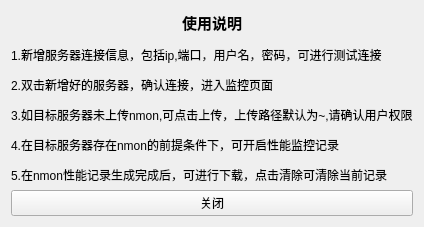
<?xml version="1.0" encoding="UTF-8"?>
<ui version="4.0">
 <class>Form</class>
 <widget class="QWidget" name="Form">
  <property name="geometry">
   <rect>
    <x>0</x>
    <y>0</y>
    <width>420</width>
    <height>202</height>
   </rect>
  </property>
  <property name="windowTitle">
   <string>Form</string>
  </property>
  <layout class="QVBoxLayout" name="verticalLayout">
   <item>
    <widget class="QLabel" name="label">
     <property name="text">
      <string>&lt;html&gt;&lt;head/&gt;&lt;body&gt;&lt;p align=&quot;center&quot;&gt;&lt;span style=&quot; font-size:11pt; font-weight:600;&quot;&gt;使用说明&lt;/span&gt;&lt;/p&gt;&lt;p&gt;1.新增服务器连接信息，包括ip,端口，用户名，密码，可进行测试连接&lt;/p&gt;&lt;p&gt;2.双击新增好的服务器，确认连接，进入监控页面&lt;/p&gt;&lt;p&gt;3.如目标服务器未上传nmon,可点击上传，上传路径默认为~,请确认用户权限&lt;/p&gt;&lt;p&gt;4.在目标服务器存在nmon的前提条件下，可开启性能监控记录&lt;/p&gt;&lt;p&gt;5.在nmon性能记录生成完成后，可进行下载，点击清除可清除当前记录&lt;/p&gt;&lt;/body&gt;&lt;/html&gt;</string>
     </property>
    </widget>
   </item>
   <item>
    <widget class="QPushButton" name="pushButton">
     <property name="text">
      <string>关闭</string>
     </property>
    </widget>
   </item>
  </layout>
 </widget>
 <resources/>
 <connections>
  <connection>
   <sender>pushButton</sender>
   <signal>clicked()</signal>
   <receiver>Form</receiver>
   <slot>close()</slot>
   <hints>
    <hint type="sourcelabel">
     <x>333</x>
     <y>178</y>
    </hint>
    <hint type="destinationlabel">
     <x>413</x>
     <y>169</y>
    </hint>
   </hints>
  </connection>
 </connections>
</ui>
